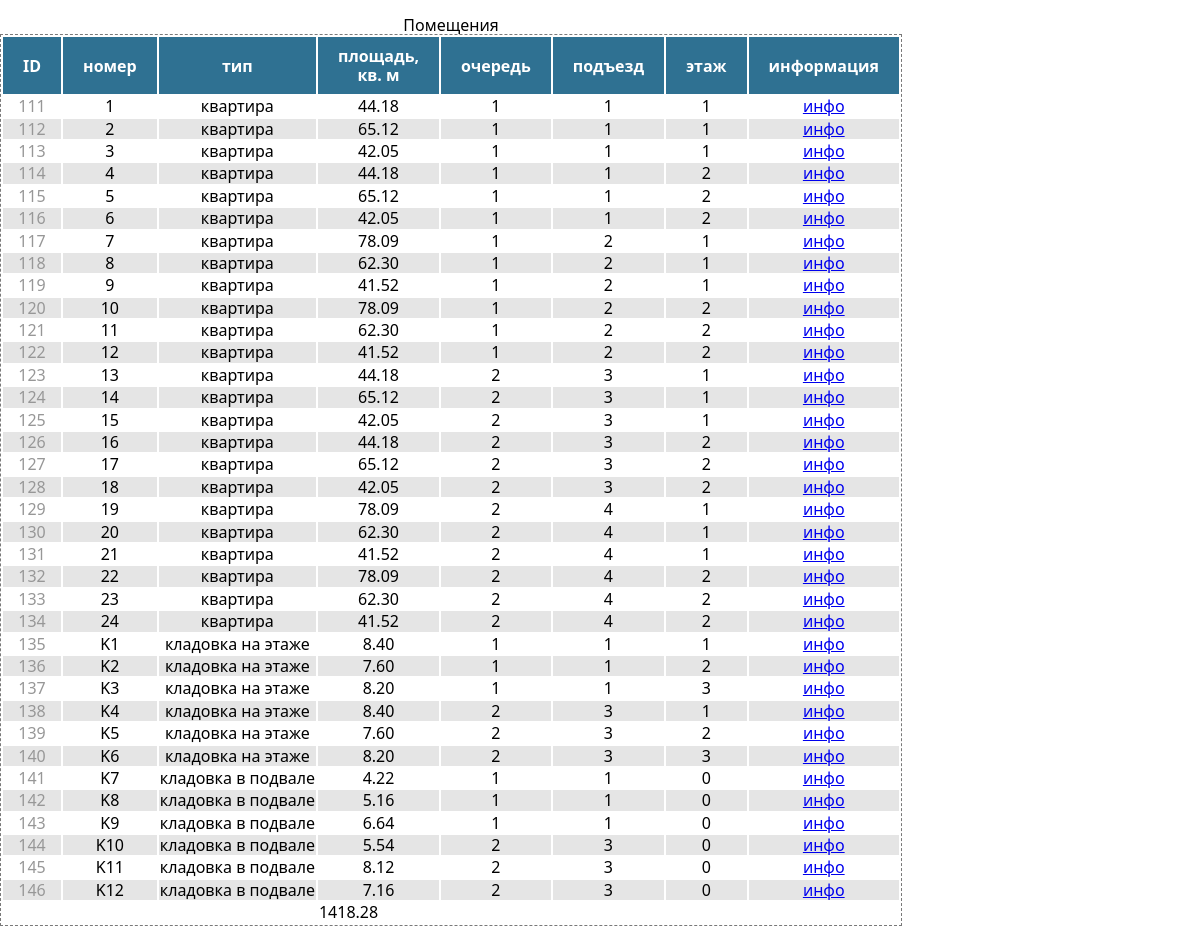
/units.php, run on the app's committed database.
### tables this page shows
CREATE TABLE `units` (
  `unit_id` int(11) NOT NULL,
  `number` varchar(8) NOT NULL,
  `type_id` int(11) NOT NULL,
  `area` decimal(10,2) NOT NULL,
  `building` int(1) NOT NULL,
  `entrance` int(2) NOT NULL,
  `floor` int(2) NOT NULL
);

CREATE TABLE `unit_types` (
  `unit_type_id` int(11) NOT NULL,
  `shortcode` varchar(4) NOT NULL,
  `description` varchar(50) NOT NULL
);

### units.php (the view, shortened to what this page needs)
<?php
    require_once "connect.php";
?>
<!DOCTYPE html>
<html lang="ru">
<head>
    <link rel="stylesheet" href="./css/normalize.css"/>
    <link rel="stylesheet" href="./css/styles.css"/>
</head>
<body>
    <table class="units-table">
        <caption>Помещения</caption>
        <colgroup>
            <col class="align-center">
        </colgroup>
        <thead>
            <tr>
                <th>ID</th>
                <th>номер</th>
                <th>тип</th>
                <th>площадь,<br/>кв. м</th>
                <th>очередь</th>
                <th>подъезд</th>
                <th>этаж</th>
                <th>информация</th>
            </tr>
        </thead>
        <tbody>
        <?php
            $query = mysqli_query($connect, "SELECT * FROM units, unit_types WHERE unit_types.unit_type_id = units.type_id;");
            $tables = mysqli_fetch_all($query);
            ?><pre><?php  ?></pre><?php
            for ($i = 0; $i < count($tables); $i++) {
                $s += $tables[$i][3];
                ?>
                <tr class="align-center">
                    <td class="unit-id"><?= $tables[$i][0]; ?></td>
                    <td class="unit-number"><?= $tables[$i][1]; ?></td>
                    <td class="unit-type"><?= $tables[$i][9]; ?></td>
                    <td class="unit-area"><?= $tables[$i][3]; ?></td>
                    <td class="unit-stage"><?= $tables[$i][4]; ?></td>
                    <td class="unit-entrance"><?= $tables[$i][5]; ?></td>
                    <td class="unit-floor"><?= $tables[$i][6]; ?></td>
                    <td class="unit-info"><a href="/unit.php?unit=<?= $tables[$i][0]; ?>">инфо</a></td>
                </tr>
                <?
            }
        ?>
        </tbody>
        <tfoot>
            <tr>
                <td> </td>
                <td> </td>
                <td> </td>
                <td class="json"><?php echo ($s) ?></td>
                <td> </td>
                <td> </td>
                <td> </td>
                <td> </td>
            </tr>
        </tfoot>
    </table>
</body>
</html>

### css/styles.css (style rules this page uses)
body { font-family: 'Segoe UI', Tahoma, Geneva, Verdana, sans-serif; }
.units-table { border: 1px dashed rgb(121, 121, 121); background-color: rgb(255, 255, 255); }
.units-table th { padding: 10px 20px; background-color: rgb(47, 113, 146); color:rgb(255, 255, 255); }
.units-table tr:nth-child(2n) { background-color: rgba(0, 0, 0, .1); }
.unit-id { color: rgb(151, 151, 151); max-width: 40px; }
.align-center { text-align: center; }

### data on the page
units: unit_id "111", number "1", type.description "квартира", area "44.18", building "1", entrance "1", floor "1"
units: unit_id "112", number "2", type.description "квартира", area "65.12", building "1", entrance "1", floor "1"
units: unit_id "113", number "3", type.description "квартира", area "42.05", building "1", entrance "1", floor "1"
units: unit_id "114", number "4", type.description "квартира", area "44.18", building "1", entrance "1", floor "2"
units: unit_id "115", number "5", type.description "квартира", area "65.12", building "1", entrance "1", floor "2"
units: unit_id "116", number "6", type.description "квартира", area "42.05", building "1", entrance "1", floor "2"
units: unit_id "117", number "7", type.description "квартира", area "78.09", building "1", entrance "2", floor "1"
units: unit_id "118", number "8", type.description "квартира", area "62.30", building "1", entrance "2", floor "1"
units: unit_id "119", number "9", type.description "квартира", area "41.52", building "1", entrance "2", floor "1"
units: unit_id "120", number "10", type.description "квартира", area "78.09", building "1", entrance "2", floor "2"
units: unit_id "121", number "11", type.description "квартира", area "62.30", building "1", entrance "2", floor "2"
units: unit_id "122", number "12", type.description "квартира", area "41.52", building "1", entrance "2", floor "2"
units: unit_id "123", number "13", type.description "квартира", area "44.18", building "2", entrance "3", floor "1"
units: unit_id "124", number "14", type.description "квартира", area "65.12", building "2", entrance "3", floor "1"
units: unit_id "125", number "15", type.description "квартира", area "42.05", building "2", entrance "3", floor "1"
units: unit_id "126", number "16", type.description "квартира", area "44.18", building "2", entrance "3", floor "2"
units: unit_id "127", number "17", type.description "квартира", area "65.12", building "2", entrance "3", floor "2"
units: unit_id "128", number "18", type.description "квартира", area "42.05", building "2", entrance "3", floor "2"
units: unit_id "129", number "19", type.description "квартира", area "78.09", building "2", entrance "4", floor "1"
units: unit_id "130", number "20", type.description "квартира", area "62.30", building "2", entrance "4", floor "1"
units: unit_id "131", number "21", type.description "квартира", area "41.52", building "2", entrance "4", floor "1"
units: unit_id "132", number "22", type.description "квартира", area "78.09", building "2", entrance "4", floor "2"
units: unit_id "133", number "23", type.description "квартира", area "62.30", building "2", entrance "4", floor "2"
units: unit_id "134", number "24", type.description "квартира", area "41.52", building "2", entrance "4", floor "2"
units: unit_id "135", number "K1", type.description "кладовка на этаже", area "8.40", building "1", entrance "1", floor "1"
units: unit_id "136", number "K2", type.description "кладовка на этаже", area "7.60", building "1", entrance "1", floor "2"
units: unit_id "137", number "K3", type.description "кладовка на этаже", area "8.20", building "1", entrance "1", floor "3"
units: unit_id "138", number "K4", type.description "кладовка на этаже", area "8.40", building "2", entrance "3", floor "1"
units: unit_id "139", number "K5", type.description "кладовка на этаже", area "7.60", building "2", entrance "3", floor "2"
units: unit_id "140", number "K6", type.description "кладовка на этаже", area "8.20", building "2", entrance "3", floor "3"
units: unit_id "141", number "K7", type.description "кладовка в подвале", area "4.22", building "1", entrance "1", floor "0"
units: unit_id "142", number "K8", type.description "кладовка в подвале", area "5.16", building "1", entrance "1", floor "0"
units: unit_id "143", number "K9", type.description "кладовка в подвале", area "6.64", building "1", entrance "1", floor "0"
units: unit_id "144", number "K10", type.description "кладовка в подвале", area "5.54", building "2", entrance "3", floor "0"
units: unit_id "145", number "K11", type.description "кладовка в подвале", area "8.12", building "2", entrance "3", floor "0"
units: unit_id "146", number "K12", type.description "кладовка в подвале", area "7.16", building "2", entrance "3", floor "0"

### other printed values
$s "1418.28"
